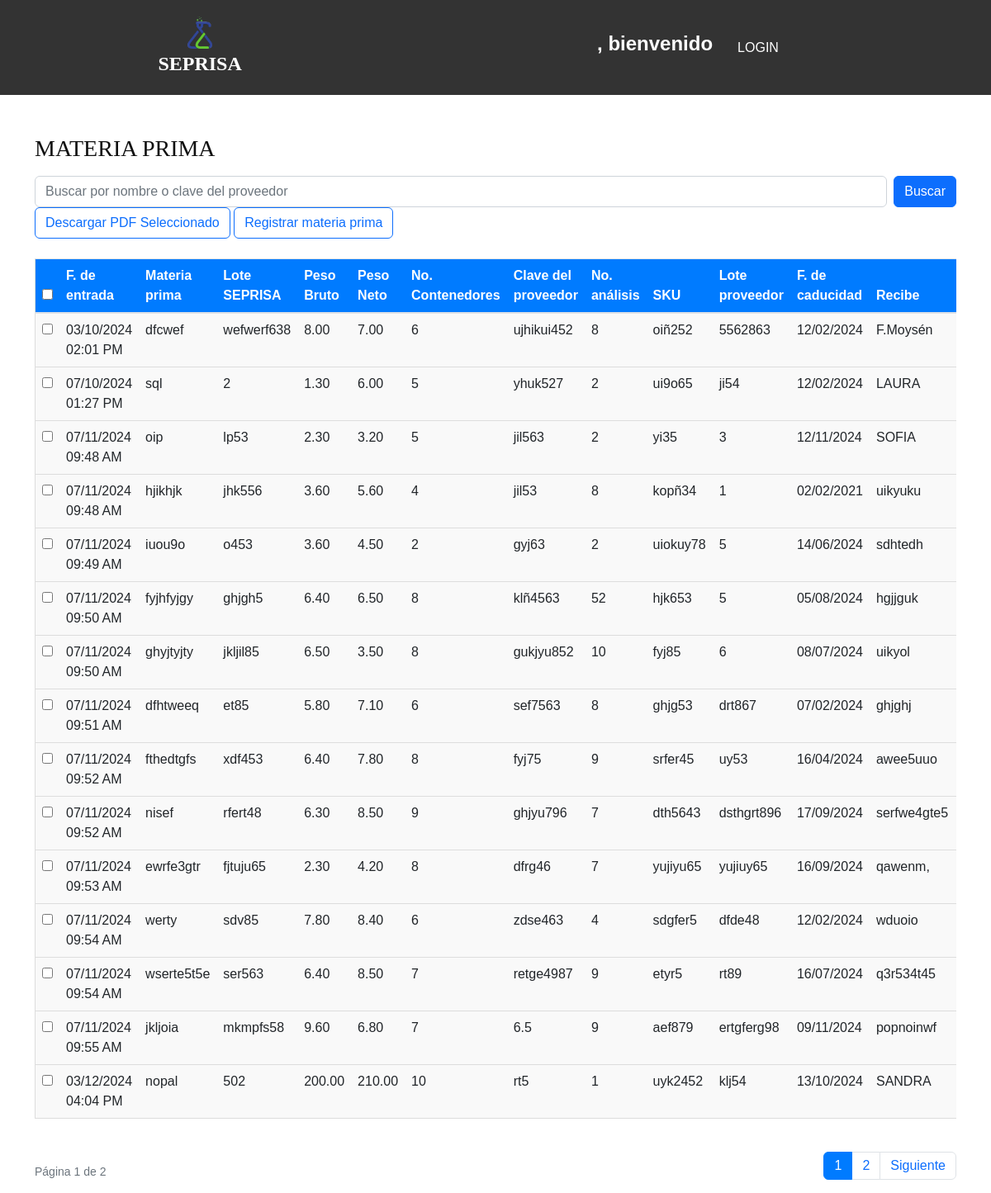
The page /pruebatabla/ on the database its author committed.
### contacts/models.py (models this page shows, shortened)
class FormatoRecepcionMateriaPrima(models.Model):
    fechaentrada = models.DateTimeField(auto_now_add=True)
    materiaprima = models.CharField(max_length=100, verbose_name='Materia Prima')
    loteseprisa = models.CharField(max_length=100, verbose_name="Lotes Seprisa")
    pesobruto = models.DecimalField(max_digits=10, decimal_places=2, null=True, blank=True)
    pesoneto = models.DecimalField(max_digits=10, decimal_places=2, null=True, blank=True)
    nocontenedores = models.IntegerField(null=True, blank=True)
    claveproveedor = models.CharField(max_length=10, null=True, blank=True)
    noanalisis = models.CharField(max_length=10, null=True, blank=True)
    sku = models.CharField(max_length=10, null=True, blank=True)
    noloteproveedor = models.CharField(max_length=10, null=True, blank=True)
    fechacaducidad = models.DateField(null=True, blank=True)
    recibe = models.CharField(max_length=100, verbose_name='Recibe')

### contacts/views.py (the view)
# urls.py: path('pruebatabla/', PruebaTablaListView.as_view(), name='formato_recepcion_list'),
class PruebaTablaListView(ListView):
    model = FormatoRecepcionMateriaPrima
    template_name = 'contacts/pruebatabla.html'
    context_object_name = "object_list"
    paginate_by = 15
    def get_queryset(self):
        query = self.request.GET.get("q")
        queryset = super().get_queryset()
        if query:
            queryset = queryset.filter(
                Q(materiaprima__icontains=query) |
                Q(loteseprisa__icontains=query) |
                Q(claveproveedor__icontains=query)
            )
        return queryset

### contacts/templates/contacts/pruebatabla.html (shortened to what this page needs)
{% extends 'contacts/menu_base.html' %}
{% load static %}
{% block content %}
<div class="container mt-5">
    <h3>MATERIA PRIMA</h3>
    <form method="get" class="mt-3 d-flex justify-content-between">
        <input type="text" name="q" class="form-control" placeholder="Buscar por nombre o clave del proveedor" value="{{ request.GET.q }}">
        <button type="submit" class="btn btn-primary ms-2">Buscar</button>
    </form>
    <button id="download-pdf" class="btn btn-outline-primary">
        Descargar PDF Seleccionado
    </button>
    <a href="{% url 'formatorecepcionmateriaprima_new' %}" class="btn btn-outline-primary">
        Registrar materia prima
    </a>
    <div class="table-responsive mt-4">
        <table class="table table-hover">
            <thead>
                <tr>
                    <th><input type="checkbox" id="select-all" /></th>
                    <th>F. de entrada</th>
                    <th>Materia prima</th>
                    <th>Lote SEPRISA</th>
                    <th>Peso Bruto</th>
                    <th>Peso Neto</th>
                    <th>No. Contenedores</th>
                    <th>Clave del proveedor</th>
                    <th>No. análisis</th>
                    <th>SKU</th>
                    <th>Lote proveedor</th>
                    <th>F. de caducidad</th>
                    <th>Recibe</th>
                </tr>
            </thead>
            <tbody>
                {% for FormatoRecepcionMateriaPrima in object_list %}
                <tr>
                    <td>
                        <input type="checkbox" class="select-row" value="{{ FormatoRecepcionMateriaPrima.pk }}" />
                    </td>
                    <td>{{ FormatoRecepcionMateriaPrima.fechaentrada|date:'d/m/Y h:i A' }}</td>
                    <td>{{ FormatoRecepcionMateriaPrima.materiaprima|default:'-' }}</td>
                    <td>{{ FormatoRecepcionMateriaPrima.loteseprisa|default:'-' }}</td>
                    <td>{{ FormatoRecepcionMateriaPrima.pesobruto|default:"-" }}</td>
                    <td>{{ FormatoRecepcionMateriaPrima.pesoneto|default:"-" }}</td>
                    <td>{{ FormatoRecepcionMateriaPrima.nocontenedores|default:"-" }}</td>
                    <td>{{ FormatoRecepcionMateriaPrima.claveproveedor|default:"-" }}</td>
                    <td>{{ FormatoRecepcionMateriaPrima.noanalisis|default:"-" }}</td>
                    <td>{{ FormatoRecepcionMateriaPrima.sku|default:"-" }}</td>
                    <td>{{ FormatoRecepcionMateriaPrima.noloteproveedor|default:"-" }}</td>
                    <td>{{ FormatoRecepcionMateriaPrima.fechacaducidad|date:'d/m/Y' }}</td>
                    <td>{{ FormatoRecepcionMateriaPrima.recibe|default:"-" }}</td>
                </tr>
                {% endfor %}
            </tbody>
        </table>
    </div>
    <div class="d-flex justify-content-between align-items-center mt-4">
        <small class="text-muted">
            Página {{ page_obj.number }} de {{ page_obj.paginator.num_pages }}
        </small>
        <nav aria-label="Paginación">
            <ul class="pagination">
                {% for page in page_obj.paginator.page_range %}
                <li class="page-item {% if page == page_obj.number %}active{% endif %}">
                    <a class="page-link" href="?q={{ request.GET.q }}&page={{ page }}">{{ page }}</a>
                </li>
                {% endfor %}
                {% if page_obj.has_next %}
                <li class="page-item">
                    <a class="page-link" href="?q={{ request.GET.q }}&page={{ page_obj.next_page_number }}">Siguiente</a>
                </li>
                {% endif %}
            </ul>
        </nav>
    </div>
</div>
{% endblock %}

### contacts/templates/contacts/pruebatabla.html (style rules this page uses)
.table { background-color: #f9f9f9; border: 1px solid #ddd; }
.table thead { background-color: #007bff; color: white; }

### rows shown on the page
FormatoRecepcionMateriaPrima: fechaentrada "03/10/2024 02:01 PM", materiaprima "dfcwef", loteseprisa "wefwerf638", pesobruto "8.00", pesoneto "7.00", nocontenedores "6", claveproveedor "ujhikui452", noanalisis "8", sku "oiñ252", noloteproveedor "5562863", fechacaducidad "12/02/2024", recibe "F.Moysén"
FormatoRecepcionMateriaPrima: fechaentrada "07/10/2024 01:27 PM", materiaprima "sql", loteseprisa "2", pesobruto "1.30", pesoneto "6.00", nocontenedores "5", claveproveedor "yhuk527", noanalisis "2", sku "ui9o65", noloteproveedor "ji54", fechacaducidad "12/02/2024", recibe "LAURA"
FormatoRecepcionMateriaPrima: fechaentrada "07/11/2024 09:48 AM", materiaprima "oip", loteseprisa "lp53", pesobruto "2.30", pesoneto "3.20", nocontenedores "5", claveproveedor "jil563", noanalisis "2", sku "yi35", noloteproveedor "3", fechacaducidad "12/11/2024", recibe "SOFIA"
FormatoRecepcionMateriaPrima: fechaentrada "07/11/2024 09:48 AM", materiaprima "hjikhjk", loteseprisa "jhk556", pesobruto "3.60", pesoneto "5.60", nocontenedores "4", claveproveedor "jil53", noanalisis "8", sku "kopñ34", noloteproveedor "1", fechacaducidad "02/02/2021", recibe "uikyuku"
FormatoRecepcionMateriaPrima: fechaentrada "07/11/2024 09:49 AM", materiaprima "iuou9o", loteseprisa "o453", pesobruto "3.60", pesoneto "4.50", nocontenedores "2", claveproveedor "gyj63", noanalisis "2", sku "uiokuy78", noloteproveedor "5", fechacaducidad "14/06/2024", recibe "sdhtedh"
FormatoRecepcionMateriaPrima: fechaentrada "07/11/2024 09:50 AM", materiaprima "fyjhfyjgy", loteseprisa "ghjgh5", pesobruto "6.40", pesoneto "6.50", nocontenedores "8", claveproveedor "klñ4563", noanalisis "52", sku "hjk653", noloteproveedor "5", fechacaducidad "05/08/2024", recibe "hgjjguk"
FormatoRecepcionMateriaPrima: fechaentrada "07/11/2024 09:50 AM", materiaprima "ghyjtyjty", loteseprisa "jkljil85", pesobruto "6.50", pesoneto "3.50", nocontenedores "8", claveproveedor "gukjyu852", noanalisis "10", sku "fyj85", noloteproveedor "6", fechacaducidad "08/07/2024", recibe "uikyol"
FormatoRecepcionMateriaPrima: fechaentrada "07/11/2024 09:51 AM", materiaprima "dfhtweeq", loteseprisa "et85", pesobruto "5.80", pesoneto "7.10", nocontenedores "6", claveproveedor "sef7563", noanalisis "8", sku "ghjg53", noloteproveedor "drt867", fechacaducidad "07/02/2024", recibe "ghjghj"
FormatoRecepcionMateriaPrima: fechaentrada "07/11/2024 09:52 AM", materiaprima "fthedtgfs", loteseprisa "xdf453", pesobruto "6.40", pesoneto "7.80", nocontenedores "8", claveproveedor "fyj75", noanalisis "9", sku "srfer45", noloteproveedor "uy53", fechacaducidad "16/04/2024", recibe "awee5uuo"
FormatoRecepcionMateriaPrima: fechaentrada "07/11/2024 09:52 AM", materiaprima "nisef", loteseprisa "rfert48", pesobruto "6.30", pesoneto "8.50", nocontenedores "9", claveproveedor "ghjyu796", noanalisis "7", sku "dth5643", noloteproveedor "dsthgrt896", fechacaducidad "17/09/2024", recibe "serfwe4gte5"
FormatoRecepcionMateriaPrima: fechaentrada "07/11/2024 09:53 AM", materiaprima "ewrfe3gtr", loteseprisa "fjtuju65", pesobruto "2.30", pesoneto "4.20", nocontenedores "8", claveproveedor "dfrg46", noanalisis "7", sku "yujiyu65", noloteproveedor "yujiuy65", fechacaducidad "16/09/2024", recibe "qawenm,"
FormatoRecepcionMateriaPrima: fechaentrada "07/11/2024 09:54 AM", materiaprima "werty", loteseprisa "sdv85", pesobruto "7.80", pesoneto "8.40", nocontenedores "6", claveproveedor "zdse463", noanalisis "4", sku "sdgfer5", noloteproveedor "dfde48", fechacaducidad "12/02/2024", recibe "wduoio"
FormatoRecepcionMateriaPrima: fechaentrada "07/11/2024 09:54 AM", materiaprima "wserte5t5e", loteseprisa "ser563", pesobruto "6.40", pesoneto "8.50", nocontenedores "7", claveproveedor "retge4987", noanalisis "9", sku "etyr5", noloteproveedor "rt89", fechacaducidad "16/07/2024", recibe "q3r534t45"
FormatoRecepcionMateriaPrima: fechaentrada "07/11/2024 09:55 AM", materiaprima "jkljoia", loteseprisa "mkmpfs58", pesobruto "9.60", pesoneto "6.80", nocontenedores "7", claveproveedor "6.5", noanalisis "9", sku "aef879", noloteproveedor "ertgferg98", fechacaducidad "09/11/2024", recibe "popnoinwf"
FormatoRecepcionMateriaPrima: fechaentrada "03/12/2024 04:04 PM", materiaprima "nopal", loteseprisa "502", pesobruto "200.00", pesoneto "210.00", nocontenedores "10", claveproveedor "rt5", noanalisis "1", sku "uyk2452", noloteproveedor "klj54", fechacaducidad "13/10/2024", recibe "SANDRA"

### other values the page prints
{{ page_obj.number }} "1"
{{ page_obj.paginator.num_pages }} "2"
{{ page }} "1" "2"
